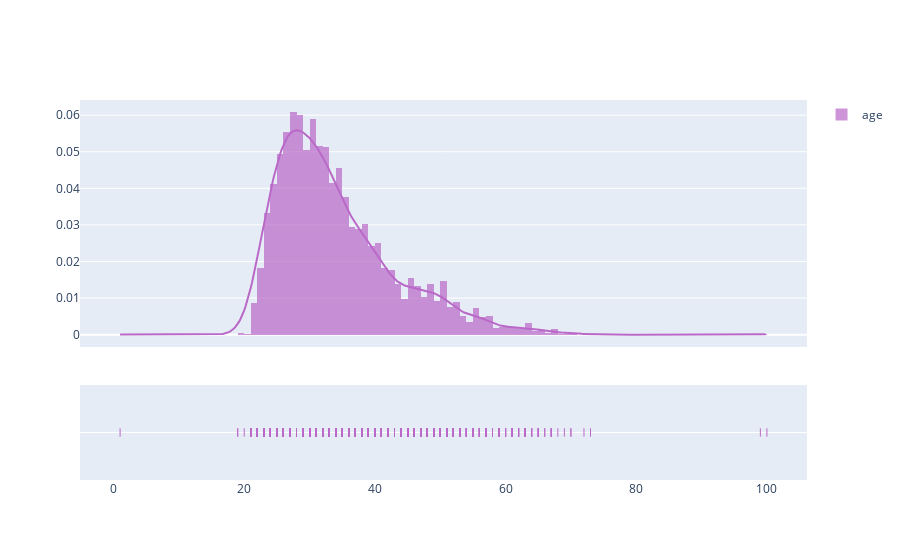

The notebook cell saved with this chart:
### Markdown cell above
##### Plot Age Distribution

### Code cell
fig = fig_fact.create_distplot([data_selected[data_selected['Age'] > 0]['Age']], ['age'], colors=['#BA68C8'])
py.iplot(fig, filename='Age Distribution')

### Figure 1 — Plotly figure (JSON) as saved in the notebook; plotly's stock layout.template omitted (floating-point values rounded to 4 significant figures; data arrays with more than 128 entries replaced by an {"elided": "..."} marker saying what was removed)
{"data": [{"autobinx": false, "histnorm": "probability density", "legendgroup": "age", "marker": {"color": "#BA68C8"}, "name": "age", "opacity": 0.7, "type": "histogram", "x": {"elided": "3753 int values"}, "xaxis": "x", "xbins": {"end": 100, "size": 1, "start": 1}, "yaxis": "y"}, {"legendgroup": "age", "marker": {"color": "#BA68C8"}, "mode": "lines", "name": "age", "showlegend": false, "type": "scatter", "x": {"elided": "500 float values"}, "xaxis": "x", "y": {"elided": "500 float values"}, "yaxis": "y"}, {"legendgroup": "age", "marker": {"color": "#BA68C8", "symbol": "line-ns-open"}, "mode": "markers", "name": "age", "showlegend": false, "type": "scatter", "x": {"elided": "3753 int values"}, "xaxis": "x", "y": {"elided": "3753 str values"}, "yaxis": "y2"}], "layout": {"barmode": "overlay", "hovermode": "closest", "legend": {"traceorder": "reversed"}, "xaxis": {"anchor": "y2", "domain": [0, 1], "zeroline": false}, "yaxis": {"anchor": "free", "domain": [0.35, 1], "position": 0}, "yaxis2": {"anchor": "x", "domain": [0, 0.25], "dtick": 1, "showticklabels": false}}}
